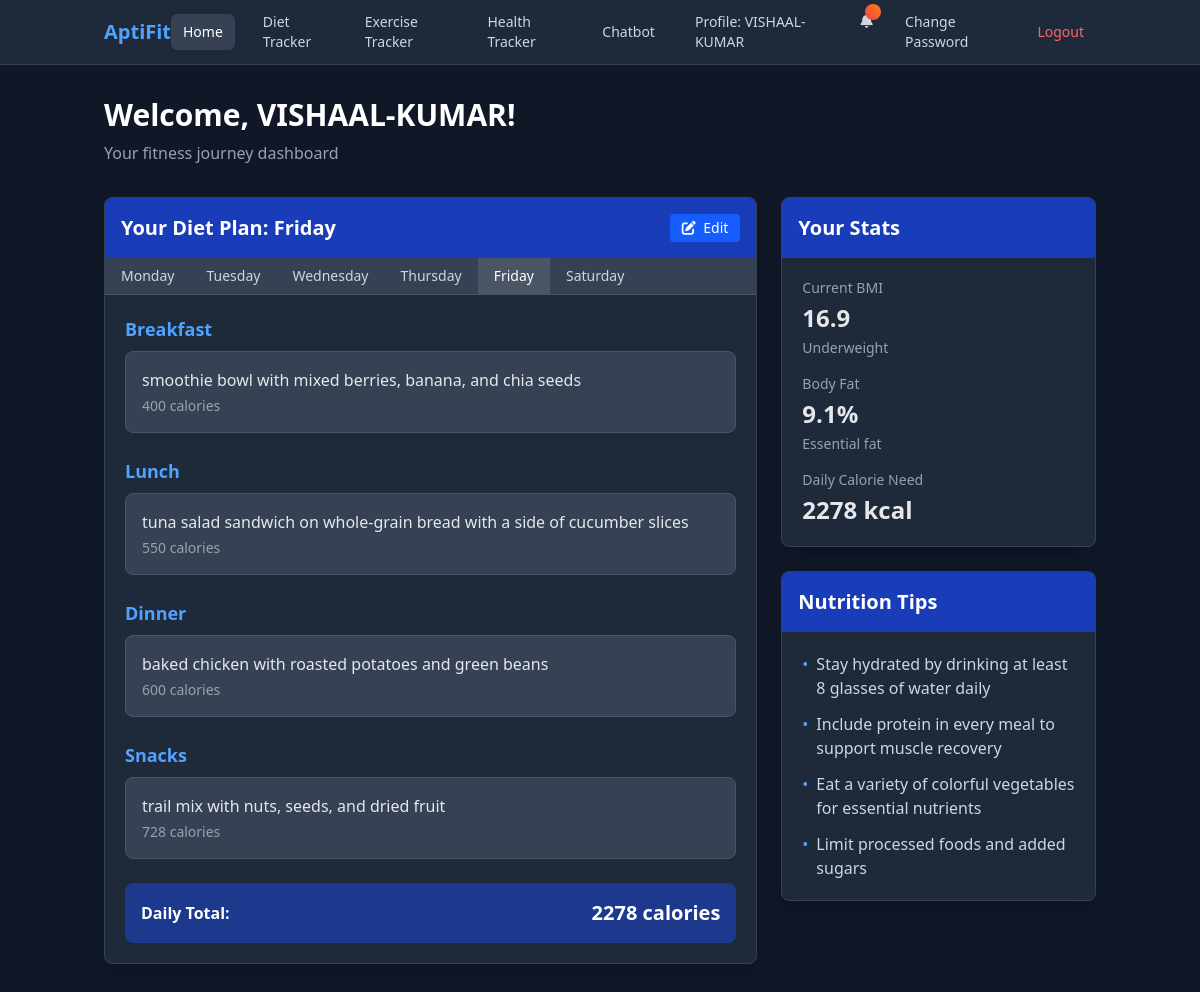
The app's page / (signed in), older data.
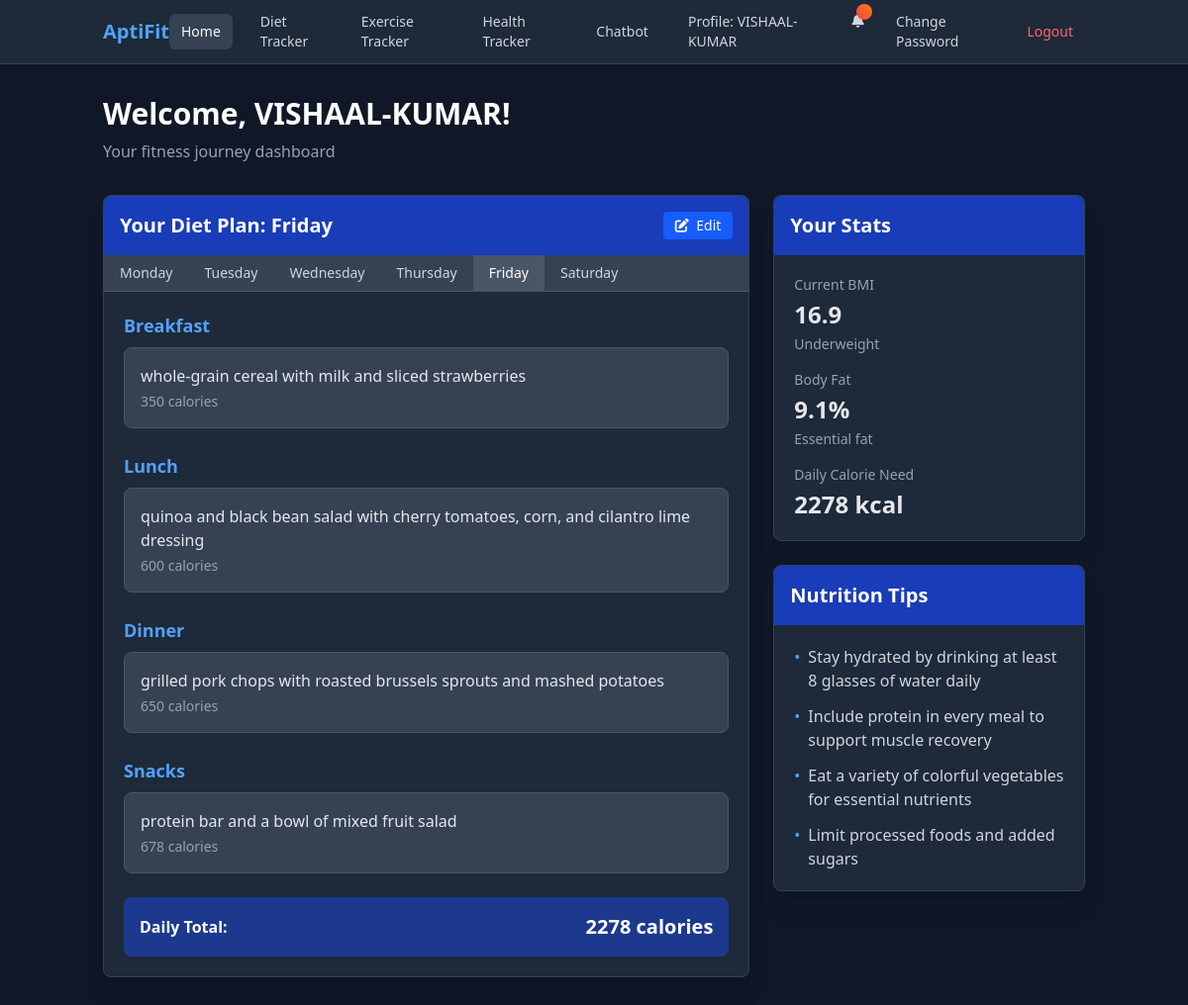
The same page, newer data.
### fitness/models.py (models this page shows, shortened)
class DailyDietPlan(models.Model):
    DAYS_OF_WEEK = [
        ('monday', 'Monday'),
        ('tuesday', 'Tuesday'),
        ('wednesday', 'Wednesday'),
        ('thursday', 'Thursday'),
        ('friday', 'Friday'),
        ('saturday', 'Saturday'),
        ('sunday', 'Sunday'),
    ]
    diet_plan = models.ForeignKey(
        DietPlan, related_name='daily_plans', on_delete=models.CASCADE)
    day_of_week = models.CharField(max_length=10, choices=DAYS_OF_WEEK)
    breakfast = models.TextField(blank=True, null=True)
    breakfast_calories = models.IntegerField(blank=True, null=True)
    lunch = models.TextField(blank=True, null=True)
    lunch_calories = models.IntegerField(blank=True, null=True)
    dinner = models.TextField(blank=True, null=True)
    dinner_calories = models.IntegerField(blank=True, null=True)
    snacks = models.TextField(blank=True, null=True)
    snacks_calories = models.IntegerField(blank=True, null=True)
    class Meta:
        unique_together = ['diet_plan', 'day_of_week']
    @property
    def total_calories(self):
        total = 0
        if self.breakfast_calories:
            total += self.breakfast_calories
        if self.lunch_calories:
            total += self.lunch_calories
        if self.dinner_calories:
            total += self.dinner_calories
        if self.snacks_calories:
            total += self.snacks_calories
        return total if total > 0 else None

### fitness/views.py (the view)
# urls.py: path('', views.index, name='index'),
@login_required
def index(request):
    import datetime
    day_param = request.GET.get('day')
    if day_param:
        current_day = day_param.lower()
    else:
        current_day = datetime.datetime.now().strftime('%A').lower()
    try:
        diet_plan = DietPlan.objects.get(user=request.user)
        daily_plan = diet_plan.get_day_plan(current_day)
    except DietPlan.DoesNotExist:
        diet_plan = None
        daily_plan = None
    user_profile = request.user.userprofile
    bmi = user_profile.bmi
    body_fat = user_profile.body_fat
    daily_calories = user_profile.daily_calorie_needs
    notification_preference = request.user.userprofile.notification_preference
    diet_notification = None
    exercise_notification = None
    if notification_preference == 'daily':
        import datetime
        current_weekday = datetime.datetime.now().strftime('%A').lower()
        diet_notification = f"Remember to follow your {current_day} diet plan!"
        if hasattr(request.user, 'exerciseplan'):
            exercise_plan = request.user.exerciseplan
            today_exercise = None
            for day in exercise_plan.days.all():
                if day.day.lower() == current_weekday:
                    today_exercise = day
                    break
            if today_exercise:
                exercise_notification = {
                    'message': f"Don't forget today's {today_exercise.focus} workout! ({today_exercise.duration})",
                    'timestamp': 'Today'
                }
            else:
                exercise_notification = {
                    'message': "Remember to check your exercise plan for today!",
                    'timestamp': 'Today'
                }
    notifications = request.session.get('notifications', [])
    unread_notifications = [
        n for n in notifications if not n.get('read', False)]
    has_unread = len(unread_notifications) > 0
    if has_unread:
        for notification in notifications:
            notification['read'] = True
        request.session.modified = True
    context = {
        'diet_plan': diet_plan,
        'daily_plan': daily_plan,
        'current_day': current_day.title(),  # Capitalize for display
        'days_of_week': DailyDietPlan.DAYS_OF_WEEK,
        'bmi': bmi,
        'bmi_category': user_profile.bmi_category,
        'body_fat': body_fat,
        'body_fat_category': user_profile.body_fat_category,
        'daily_calories': daily_calories,
        'diet_notification': diet_notification,
        'exercise_notification': exercise_notification,
        'notification_preference': notification_preference,
        'notifications': notifications,
    }
    has_notifications = diet_notification is not None or exercise_notification is not None
    context['has_notifications'] = has_notifications
    if notifications:
        context['notification_count'] = len(
            notifications) + (1 if exercise_notification else 0)
    elif has_notifications:
        context['notification_count'] = (
            1 if diet_notification else 0) + (1 if exercise_notification else 0)
    return render(request, 'fitness/index.html', context)

### fitness/models.py (called while the page is built)
    @property
    def bmi(self):
        if self.height and self.weight:
            height_m = self.height / 100
            return round(self.weight / (height_m * height_m), 1)
        return None

    @property
    def bmi_category(self):
        bmi = self.bmi
        if bmi is None:
            return None
        elif bmi < 18.5:
            return "Underweight"
        elif bmi < 25:
            return "Normal weight"
        elif bmi < 30:
            return "Overweight"
        else:
            return "Obese"

    @property
    def body_fat(self):
        bmi = self.bmi
        if bmi is None or not self.sex or not self.age:
            return None
        if self.sex.lower() == "male":
            return round(1.20 * bmi + 0.23 * self.age - 10.8 * 1 - 5.4, 1)
        else:
            return round(1.20 * bmi + 0.23 * self.age - 10.8 * 0 - 5.4, 1)

    def get_day_plan(self, day_of_week):
        try:
            return self.daily_plans.get(day_of_week=day_of_week.lower())
        except DailyDietPlan.DoesNotExist:
            return None

### fitness/templates/fitness/index.html (shortened to what the changed rows need)
<!DOCTYPE html>
<html lang="en">
  <head>
    <script src="https://cdn.jsdelivr.net/npm/@tailwindcss/browser@4"></script>
    <link rel="stylesheet" href="https://cdnjs.cloudflare.com/ajax/libs/font-awesome/6.4.0/css/all.min.css">
  </head>
  <body class="bg-gray-900 min-h-screen text-gray-200">
    <div class="container mx-auto px-4 py-8">
      <div class="mb-8">
        <h1 class="text-3xl font-bold text-white mb-2">Welcome, {{ user.username }}!</h1>
      </div>
      <div class="grid grid-cols-1 lg:grid-cols-3 gap-6">
        <div class="lg:col-span-2">
          <div class="bg-gray-800 rounded-lg shadow-xl border border-gray-700 overflow-hidden">
            <div class="bg-blue-800 text-white p-4 flex justify-between items-center">
              <h2 class="text-xl font-bold">Your Diet Plan: {{ current_day }}</h2>
            </div>
            <div class="p-5">
              {% if daily_plan %}
                <div class="space-y-6">
                  <div class="space-y-2">
                    <h3 class="text-lg font-semibold text-blue-400">Breakfast</h3>
                    <div class="bg-gray-700 p-4 rounded-lg border border-gray-600">
                      {% if daily_plan.breakfast %}
                        <p>{{ daily_plan.breakfast }}</p>
                        {% if daily_plan.breakfast_calories %}
                          <p class="text-sm text-gray-400 mt-1">{{ daily_plan.breakfast_calories }} calories</p>
                        {% endif %}
                      {% else %}
                        <p class="text-gray-400 italic">Ask the chatbot to generate a diet plan</p>
                      {% endif %}
                    </div>
                  </div>
                  <div class="space-y-2">
                    <h3 class="text-lg font-semibold text-blue-400">Lunch</h3>
                    <div class="bg-gray-700 p-4 rounded-lg border border-gray-600">
                      <p>{{ daily_plan.lunch|default:"No lunch specified" }}</p>
                      {% if daily_plan.lunch_calories %}
                        <p class="text-sm text-gray-400 mt-1">{{ daily_plan.lunch_calories }} calories</p>
                      {% endif %}
                    </div>
                  </div>
                  <div class="space-y-2">
                    <h3 class="text-lg font-semibold text-blue-400">Dinner</h3>
                    <div class="bg-gray-700 p-4 rounded-lg border border-gray-600">
                      <p>{{ daily_plan.dinner|default:"No dinner specified" }}</p>
                      {% if daily_plan.dinner_calories %}
                        <p class="text-sm text-gray-400 mt-1">{{ daily_plan.dinner_calories }} calories</p>
                      {% endif %}
                    </div>
                  </div>
                  <div class="space-y-2">
                    <h3 class="text-lg font-semibold text-blue-400">Snacks</h3>
                    <div class="bg-gray-700 p-4 rounded-lg border border-gray-600">
                      <p>{{ daily_plan.snacks|default:"No snacks specified" }}</p>
                      {% if daily_plan.snacks_calories %}
                        <p class="text-sm text-gray-400 mt-1">{{ daily_plan.snacks_calories }} calories</p>
                      {% endif %}
                    </div>
                  </div>
                  {% if daily_plan.total_calories %}
                    <div class="bg-blue-900 p-4 rounded-lg text-white">
                      <div class="flex justify-between items-center">
                        <span class="font-semibold">Daily Total:</span>
                        <span class="font-bold text-xl">{{ daily_plan.total_calories }} calories</span>
                      </div>
                    </div>
                  {% endif %}
                </div>
              {% endif %}
            </div>
          </div>
        </div>
        <div class="lg:col-span-1">
          <div class="grid grid-cols-1 gap-6">
            <div class="bg-gray-800 rounded-lg shadow-xl border border-gray-700 overflow-hidden">
              <div class="bg-blue-800 text-white p-4">
                <h2 class="text-xl font-bold">Your Stats</h2>
              </div>
            </div>
            <div class="bg-gray-800 rounded-lg shadow-xl border border-gray-700 overflow-hidden">
              <div class="bg-blue-800 text-white p-4">
                <h2 class="text-xl font-bold">Nutrition Tips</h2>
              </div>
            </div>
          </div>
        </div>
      </div>
    </div>
  </body>
</html>

Row changes from the older to the newer data that the page shows:
changed DailyDietPlan: breakfast "smoothie bowl with mixed berries, banana, and chia seeds" → "whole-grain cereal with milk and sliced strawberries"; breakfast_calories "400" → "350"; lunch "tuna salad sandwich on whole-grain bread with a side of cucumber slices" → "quinoa and black bean salad with cherry tomatoes, corn, and cilantro lime dressing"; lunch_calories "550" → "600"; dinner "baked chicken with roasted potatoes and green beans" → "grilled pork chops with roasted brussels sprouts and mashed potatoes"; dinner_calories "600" → "650"; snacks "trail mix with nuts, seeds, and dried fruit" → "protein bar and a bowl of mixed fruit salad"; snacks_calories "728" → "678"
